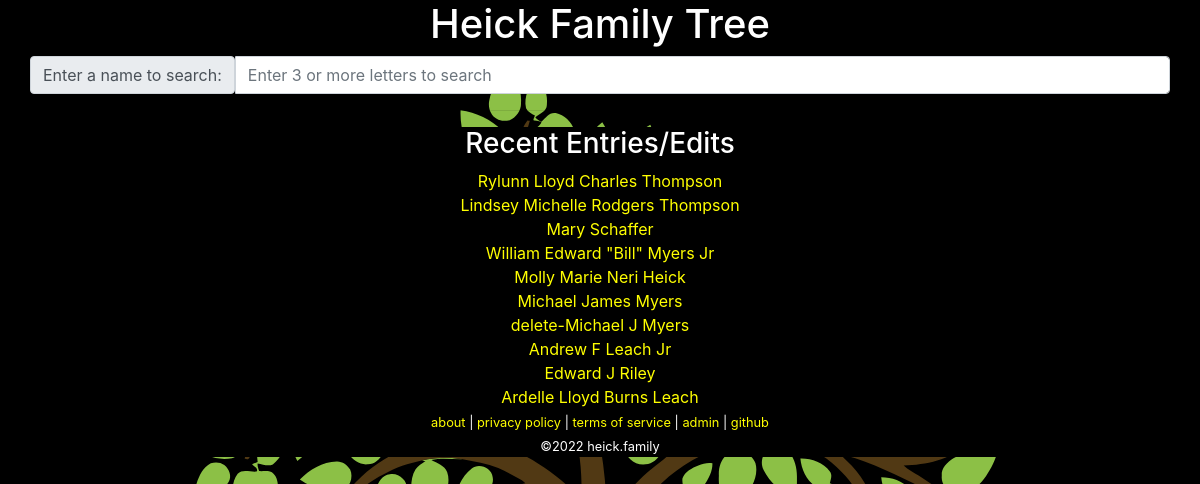
Before: / with the older database file.
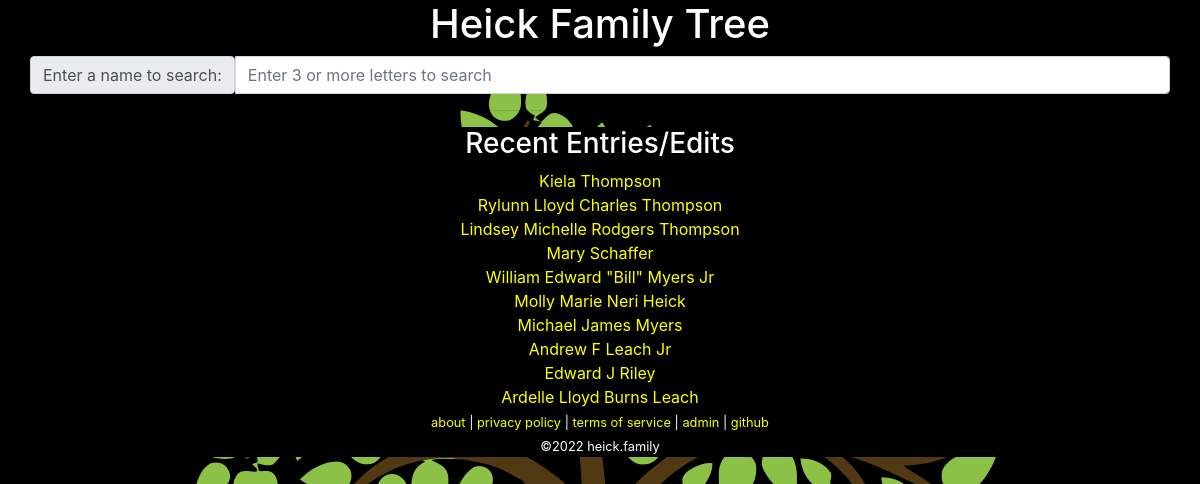
After: the same page with the newer database file.
### tables this page shows
CREATE TABLE `family` (
  `id` int(10) unsigned NOT NULL AUTO_INCREMENT COMMENT 'primary key',
  `name` char(200) NOT NULL,
  `parent-bio-x` int(10) unsigned NOT NULL DEFAULT 0 COMMENT 'mother xx',
  `parent-bio-y` int(10) unsigned NOT NULL DEFAULT 0 COMMENT 'father xy',
  `parent-adopt-x` int(10) unsigned NOT NULL DEFAULT 0,
  `parent-adopt-y` int(10) unsigned NOT NULL DEFAULT 0,
  `partner` int(10) unsigned NOT NULL DEFAULT 0,
  `dob` char(10) NOT NULL DEFAULT '0000-00-00' COMMENT 'date of birth ymd',
  `dod` char(10) NOT NULL DEFAULT '0000-00-00' COMMENT 'date of death ymd',
  `lastupdated` datetime NOT NULL DEFAULT current_timestamp() ON UPDATE current_timestamp(),
  PRIMARY KEY (`id`)
);

### lib/Stuff.php (called while the page is built, shortened)
<?php
require_once('Family.php');
class Stuff extends Family
{
	public static function getLastModified($count = 10)
	{
		$data = [];
		$query = 'SELECT `id`,`name` FROM `family` ORDER BY `lastupdated` DESC LIMIT ' . $count;
		$result = self::_query($query);
		while ($row = mysqli_fetch_assoc($result)) {
			$data[] = ['id' => $row['id'], 'name' => $row['name']];
		}
		return $data;
	}
}

### lib/Family.php (called while the page is built, shortened)
<?php
class Family
{
	private static $link = null;
	protected static function _query($query = null)
	{
		$result = mysqli_query(self::$link, $query);
		return $result;
	}
	protected static function _connect()
	{
		$config = json_decode(file_get_contents('../conf/configuration.json'), true);
		$db = $config['database'];
		self::$link = mysqli_connect($db['hostname'], $db['username'], $db['password'], $db['database']);
		return;
	}
}

### www/index.php (the view, shortened to what this page needs)
<?php
require_once('../lib/Stuff.php');
?><!DOCTYPE html>
<html lang="en">
	<head>
		<link rel="stylesheet" href="https://cdn.jsdelivr.net/npm/bootstrap@4.6.0/dist/css/bootstrap.min.css">
		<link rel="stylesheet" href="/media/theme.css">
	</head>
	<body>
		<div class="container">
<?php require_once("header.php"); ?>
			<div class="row">
				<div class="input-group">
					<div class="iput-group-prepend">
						<span class="input-group-text">Enter a name to search:</span>
					</div>
					<input class="form-control" type="text" id="search" name="search" placeholder="Enter 3 or more letters to search" value="" />
				</div>
			</div>
			<hr />
			<div class="row">
				<div class="col text-center"><h3>Recent Entries/Edits</h2></div>
			</div>
<?php
$recent = Stuff::getLastModified();
foreach ($recent as $value)
{
	echo "\t\t\t" . '<div class="row"><div class="col text-center"><a href="tree.php?id=' . $value['id'] . '">' . $value['name'] . '</a></div></div>' . "\n";
}
?>
<?php require_once("footer.php"); ?>
		 </div>
	</body>
</html>

### www/header.php
<div class="row">
	<div class="col text-center"><h1 ><a class="header-href" href="index.php">Heick Family Tree</a></h1></div>
</div>

### www/footer.php
<div class="row">
	<div class="col text-center">
		<small>
			<a href="about.php">about</a> |
			<a href="privacypolicy.php">privacy policy</a> |
			<a href="tos.php">terms of service</a> |
			<a href="admin.php">admin</a> |
			<a href="https://github.com/mjheick/ws_heick.family" target="_blank">github</a>
			<br />
			&copy;<?php echo date("Y"); ?> heick.family
		</small>
	</div>
</div>

### www/media/theme.css (style rules this page uses)
body, table, tr, td { background: black; color: white; }
a { color: yellow; background: black; }
.header-href { color: white; }
body { background-image: url('/media/family-tree-fixed.svg'); background-size: cover; background-repeat: no-repeat; }
div.col { background-color: black; }

Changed rows visible on the page:
changed family: name "delete-Michael J Myers" → "Kiela Thompson"; moves up the list
